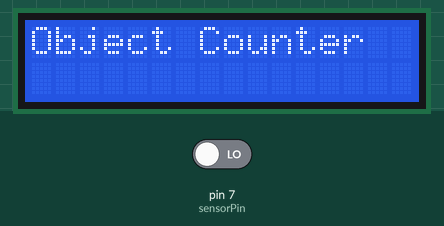
Recording of a sketch running on a simulated Arduino Uno, built with avr-gcc and run on an emulated ATmega328P. On the bench: 16×2 character LCD. Inputs (shaded band) come from the test bench; at power-on: pin 7 (sensorPin) LOW.

Above: at 0.1 s.
3.3 s: pin 7 (sensorPin) driven HIGH
At 4.2 s:
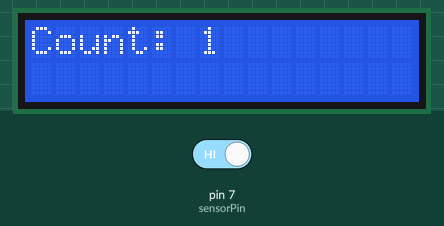
Timing chart, 0 to 6.3 s (numbered marks = the images above; inputs shaded):
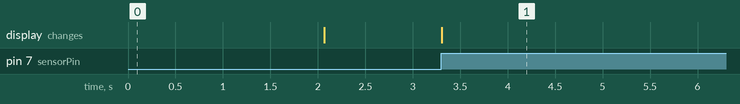

Measured:
- after the input at 3.3 s, the display: changes at once (image 1)

The sketch:

objectcounter.ino
```cpp
#include <LiquidCrystal.h>

LiquidCrystal lcd(12, 11, 5, 4, 3, 2);

int sensorPin = 7;
int count = 0;
int lastState = LOW;

void setup() {
  lcd.begin(16, 2);
  pinMode(sensorPin, INPUT);
  lcd.print("Object Counter");
  delay(2000);
  lcd.clear();
}

void loop() {
  int currentState = digitalRead(sensorPin);

  // Detect button press (rising edge)
  if (currentState == HIGH && lastState == LOW) {
    count++;
    lcd.clear();
    lcd.print("Count: ");
    lcd.print(count);
    delay(300); // debounce
  }

  lastState = currentState;
}
```
